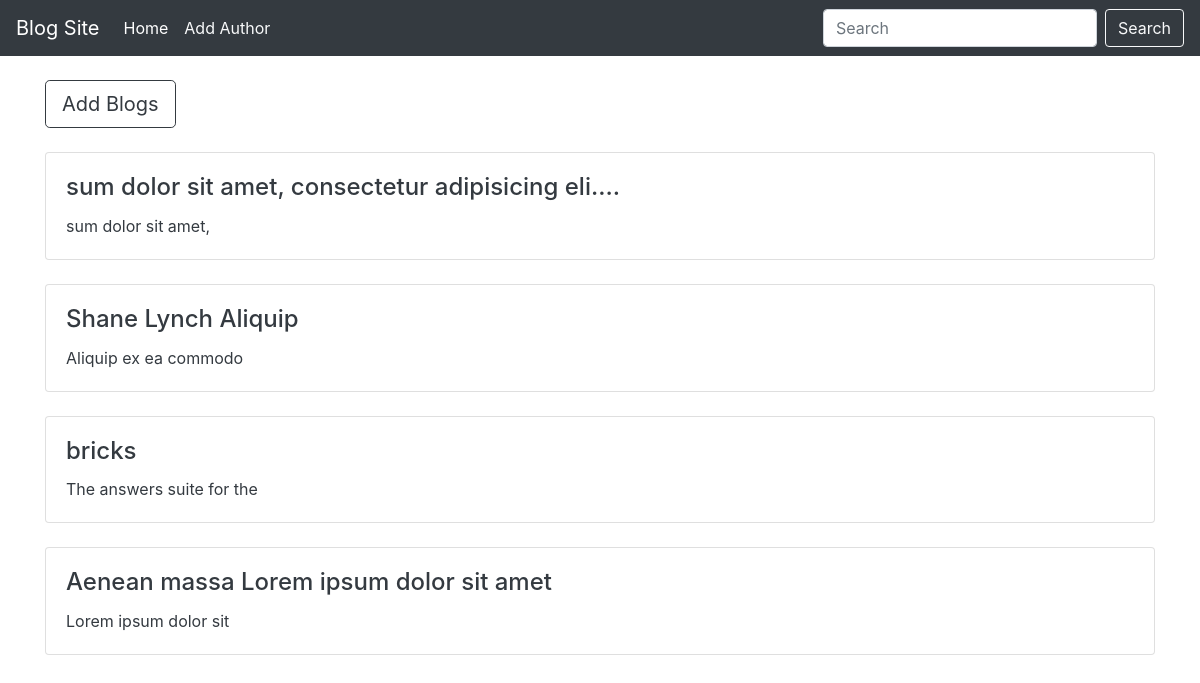
The page / on the database its author committed.
### app.py (models this page shows, shortened)
class Blog(db.Model):
    id = db.Column(db.Integer, primary_key=True)
    author = db.Column(db.Integer, db.ForeignKey('author.id'), nullable=False)
    title = db.Column(db.String(80), nullable=False)
    desciption = db.Column(db.String(1000), nullable=False)
    pub_date = db.Column(db.DateTime, nullable=False, default=datetime.utcnow)

### app.py (the view, shortened to what this page needs)
@app.route("/", methods=['GET', 'POST'])
def index():
    author = Author.query.all()
    blogs = Blog.query.all()
    return render_template('index.html', authors=author, blogs=blogs)

### templates/index.html (shortened to what this page needs)
{% extends 'base.html' %} {% block title %} home {% endblock title %} {% block
main %}
<div class="container mt-4">
<button type="button" class="btn btn-outline-dark btn-lg" data-toggle="modal" data-target="#modelId">
    Add Blogs
  </button>
</div>
<div class="container mt-4">
  <div class="card-rows">
    {% if blogs %} {% for blog in blogs %}
<a href="/view/{{blog.id}}" class="text-decoration-none text-dark">
    <div class="card">
      <div class="card-body">
        <h4 class="card-title">{{ blog.title }}</h4>
        <p class="card-text bloglist-text" >{{ blog.desciption }}</p>
      </div>
    </div>
</a>
    <br>
    {% endfor %} {% else %}
    <div class="alert alert-primary" role="alert">
      <strong>No Blogs </strong>
    </div>
    {% endif %}
  </div>
</div>
{% endblock main %}

### templates/base.html (shortened to what this page needs)
<!DOCTYPE html>
<html lang="en">
  <head>
    <link
      rel="stylesheet"
      href="https://stackpath.bootstrapcdn.com/bootstrap/4.3.1/css/bootstrap.min.css"
    />
    <link rel="stylesheet" href="{{ url_for('static', filename='css/style.css') }}">
  </head>
  <body>
    <nav class="navbar navbar-expand-sm navbar-dark bg-dark">
      <a class="navbar-brand" href="/">Blog Site</a>
      <div class="collapse navbar-collapse" id="collapsibleNavId">
        <ul class="navbar-nav mr-auto mt-2 mt-lg-0">
          <li class="nav-item active">
            <a class="nav-link" href="/"
              >Home <span class="sr-only">(current)</span></a
            >
          </li>
          <li class="nav-item">
            <a class="nav-link text-light" href="/author">Add Author</a>
          </li>
        </ul>
        <form class="form-inline my-2 my-lg-0">
          <input
            class="form-control mr-sm-2"
            type="text"
            placeholder="Search"
          />
          <button class="btn btn-outline-light my-2 my-sm-0" type="submit">
            Search
          </button>
        </form>
      </div>
    </nav>
    {% block main %} {% endblock main %}
  </body>
</html>

### static/css/style.css (style rules this page uses)
.bloglist-text { display: -webkit-box; -webkit-line-clamp: 8; -webkit-box-orient: vertical; max-width: 200px; overflow: hidden; text-overflow: ellipsis; height:25px; }

### rows shown on the page
Blog: title "sum dolor sit amet, consectetur adipisicing eli....", desciption "sum dolor sit…"
Blog: title "Shane Lynch Aliquip", desciption "Aliquip ex ea…"
Blog: title "bricks", desciption "The answers suite for…"
Blog: title "Aenean massa Lorem ipsum dolor sit amet", desciption "Lorem ipsum dolor…"
